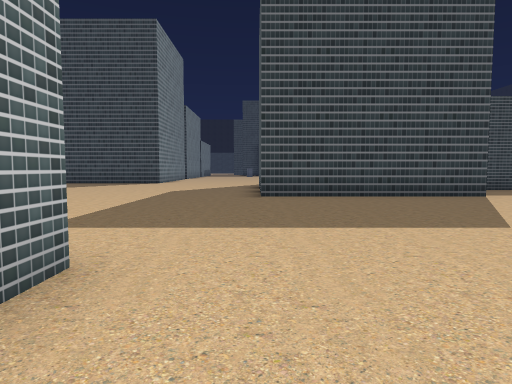
View 1 (above)

21 first-person views from a walk through a Unity game level. The camera is 1.3 m above the floor, tilts 4° down and sees 75° across. The floor is counted in squares, 1.87 m on a side. Each view is taken from the middle of a square. On the plan, view 1 faces up. The plan holds only what a view shows up to about 10 squares ahead; the rest is blank. The place goes on beyond the plan. The player character is not drawn. Some surface patterns are stand-ins.

View 2
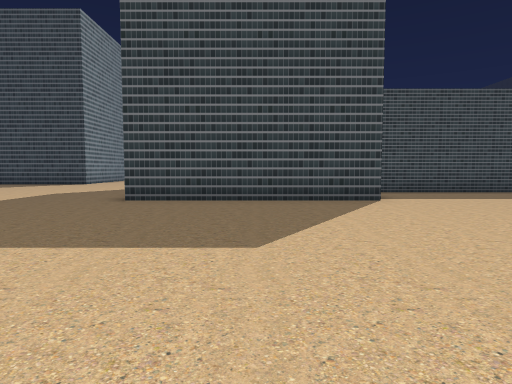

View 3
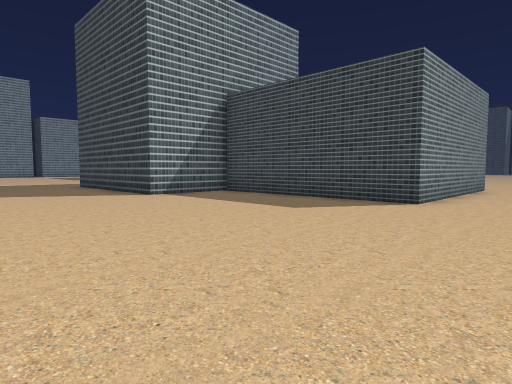

View 4
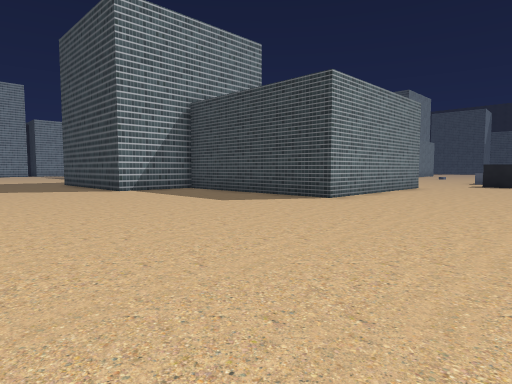

View 5
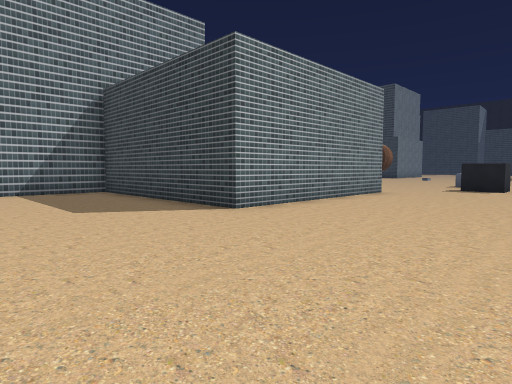

View 6
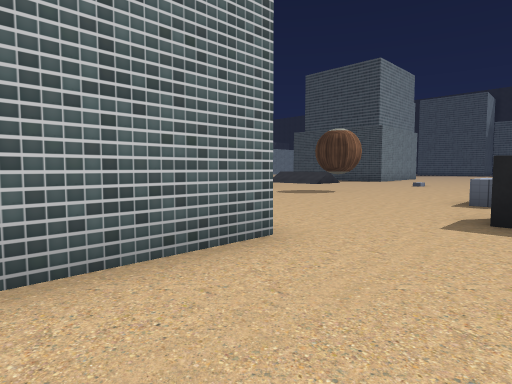

View 7
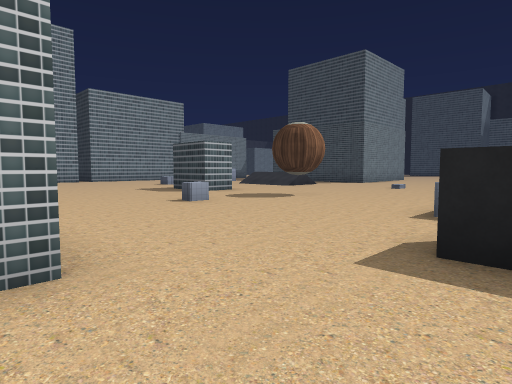

View 8
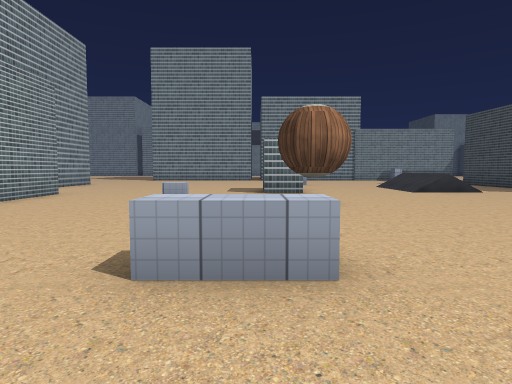

View 9
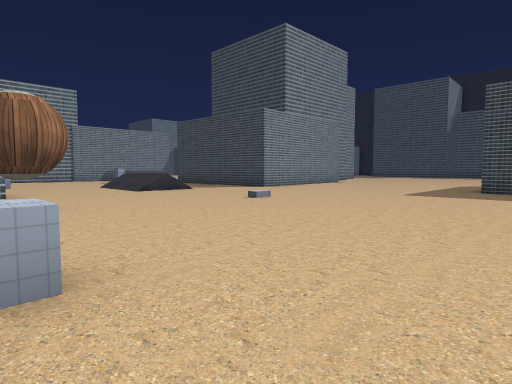

View 10
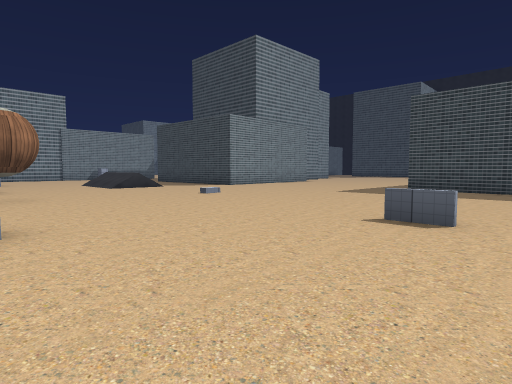

View 11
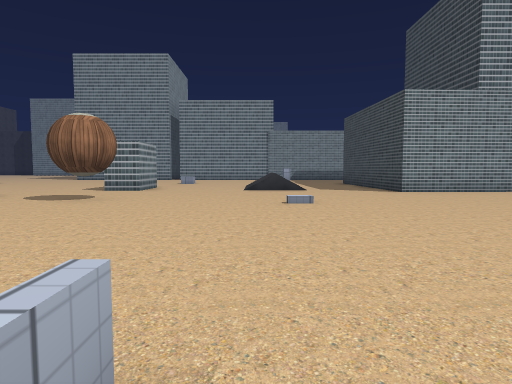

View 12
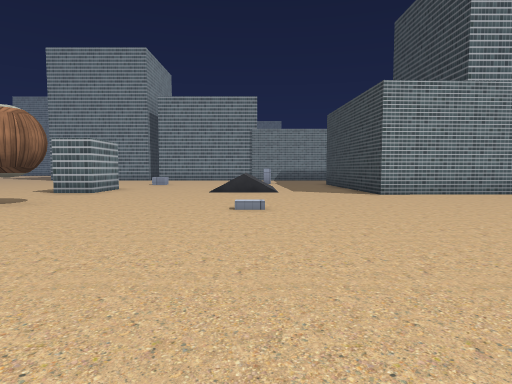

View 13
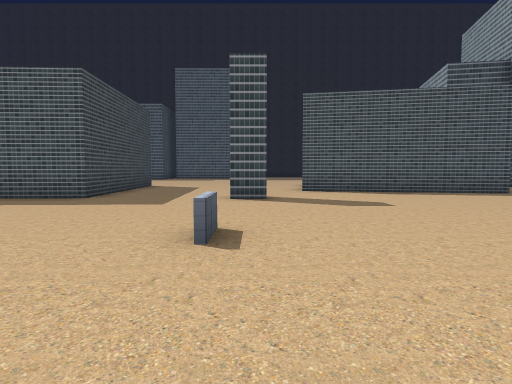

View 14
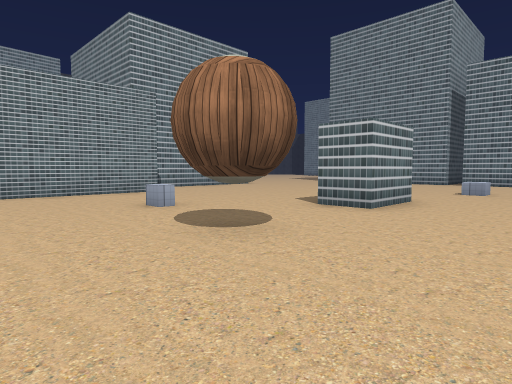

View 15
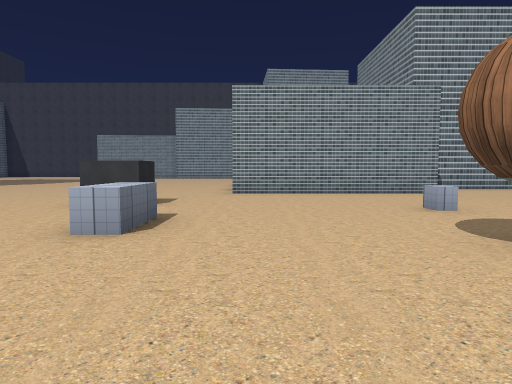

View 16
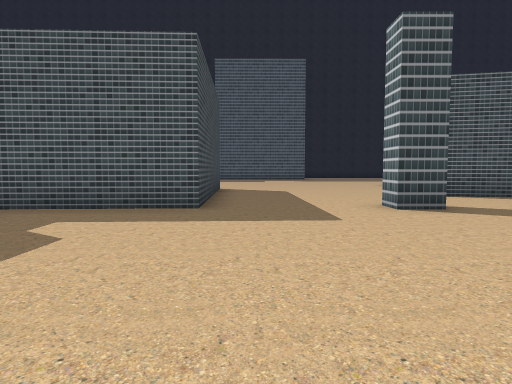

View 17
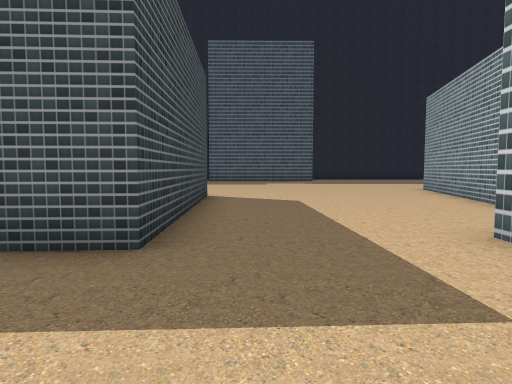

View 18
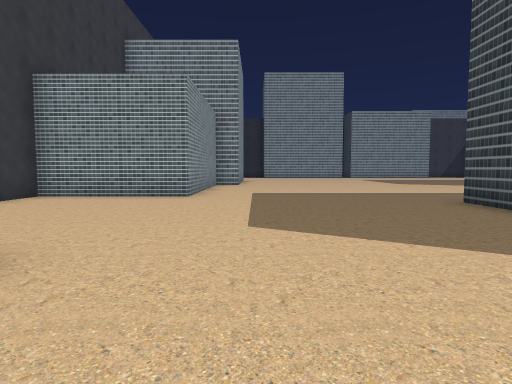

View 19
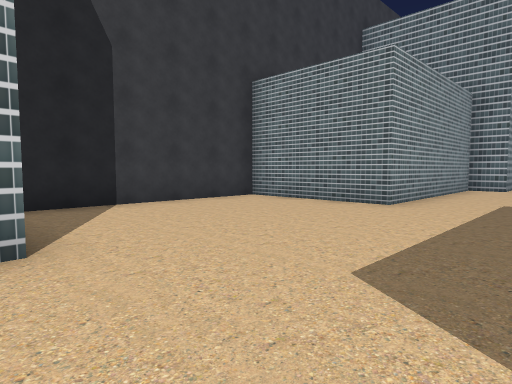

View 20
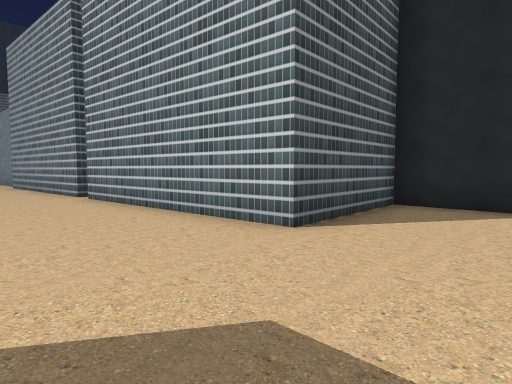

View 21
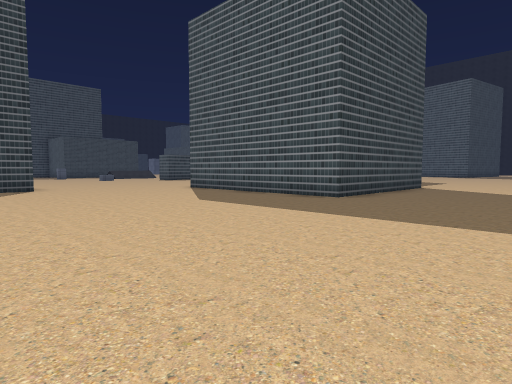

### Floor plan
Points are (right, up) in squares from view 1. A wall is a line through its corners. A room is listed if a view was taken in it or the views show most of it. See-through windows are left out.
Room 1 (views 1, 2, 3, 4, 5, 6, 7, 8, 9, 10, 11, 12, 13, 14, 15, 16, 17, 18, 19, 20, 21)
walls: (5.8, 16.6) (11.7, 16.6) (11.7, 10.8) (5.7, 10.8) (5.7, 8.3) (0.1, 8.3) (0.1, 11.1); (14.3, 19.5) (14.3, 18.8) (13.2, 18.8) (13.2, 19.8) (14.4, 19.8); (3.6, 23.3) (5.5, 23.3) (5.5, 22.1); (21.3, 18.8) (22.4, 24.2); (19.7, 25.8) (19.7, 26.6) (20.4, 26.6); (10.7, 2.3) (13.7, 2.5); (-4.8, 16) (-5.5, 16); (23.4, 24.4) (27, 23.6); (6.1, 32.5) (6.1, 31.3) (5, 31.3); (25.6, 30.3) (19.8, 30) (19.7, 32.6); (-6.5, 2.3) (-1.3, 2.3) (-1.3, -1.5) (4.7, -1.5) (4.5, 1.9) (10.2, 2.3)
low walls: (8, 20.6) (8, 20); (12.4, 21.2) (12.4, 22.5) (13, 22.5) (13, 21.2) (12.4, 21.2); (15, 26.6) (15.5, 26.6); (16, 26.5) (15, 26.5); (0.9, 24.2) (0.9, 23.6)

Where each view was taken, in squares from view 1:
view 1: 0 up, 0 right, facing up
view 2: 1 up, 3 right, facing up
view 3: 4 up, 14 right, facing up-left
view 4: 4 up, 16 right, facing up-left
view 5: 7 up, 16 right, facing up-left
view 6: 14 up, 14 right, facing up-left
view 7: 16 up, 14 right, facing up-left
view 8: 22 up, 15 right, facing left
view 9: 22 up, 15 right, facing up-left
view 10: 22 up, 17 right, facing up-left
view 11: 27 up, 16 right, facing left
view 12: 28 up, 15 right, facing left
view 13: 26 up, 12 right, facing right
view 14: 26 up, 11 right, facing down-left
view 15: 26 up, 11 right, facing down
view 16: 29 up, 14 right, facing right
view 17: 29 up, 17 right, facing right
view 18: 4 up, 7 right, facing left
view 19: 5 up, 5 right, facing down-left
view 20: 5 up, 2 right, facing down-right
view 21: 4 up, 7 left, facing up-right
